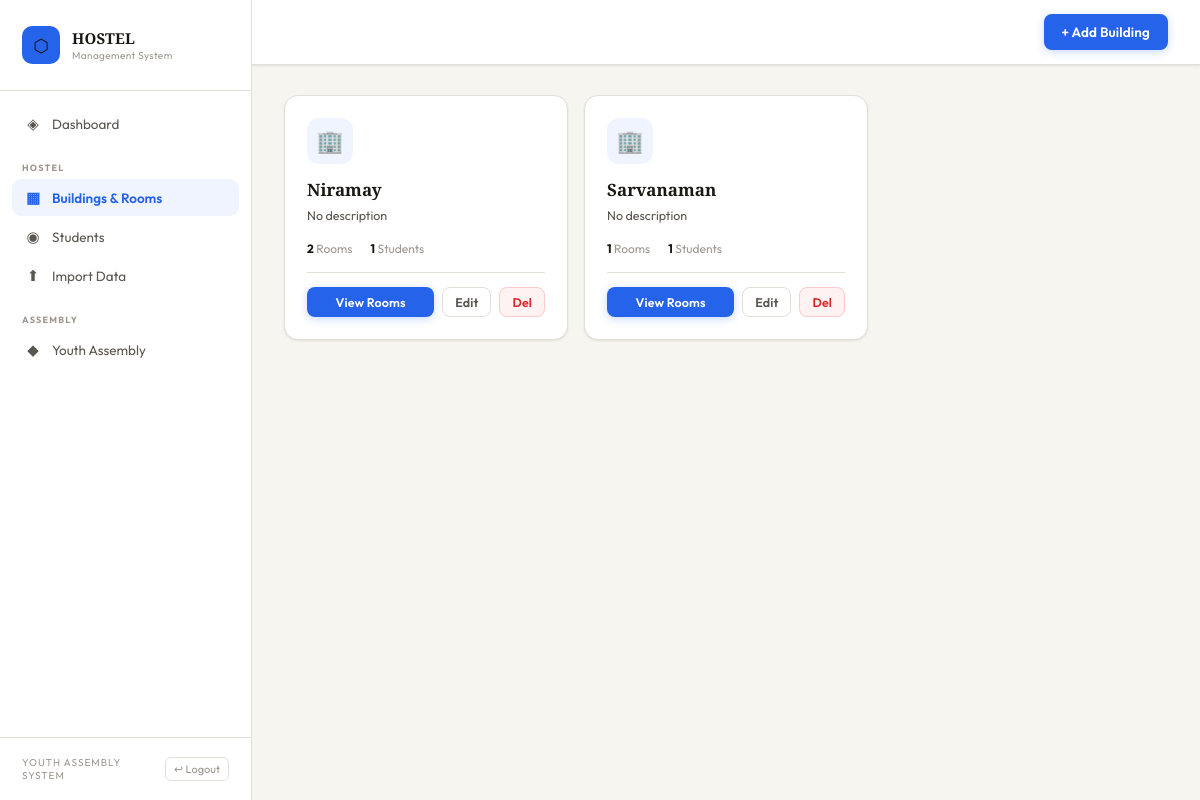
Page /buildings (signed in) on the committed database.
### tables this page shows
CREATE TABLE buildings (
            id INTEGER PRIMARY KEY AUTOINCREMENT,
            name TEXT NOT NULL,
            description TEXT,
            created_at TIMESTAMP DEFAULT CURRENT_TIMESTAMP
        );

### app.py (the view)
@app.route('/buildings')
def buildings():
    conn = get_db()
    buildings = conn.execute('''
        SELECT b.*, COUNT(r.id) as room_count,
        (SELECT COUNT(*) FROM students s JOIN rooms r2 ON s.room_id=r2.id WHERE r2.building_id=b.id) as student_count
        FROM buildings b LEFT JOIN rooms r ON r.building_id=b.id
        GROUP BY b.id ORDER BY b.name
    ''').fetchall()
    conn.close()
    return render_template('buildings.html', buildings=buildings)

### app.py (called while the page is built)
@app.before_request
def auth_guard():
    ep = request.endpoint
    if not ep or ep in PUBLIC_ROUTES:
        return
    is_admin     = session.get('admin')
    is_volunteer = session.get('volunteer')
    if is_volunteer and not is_admin:
        if ep not in VOLUNTEER_ALLOWED:
            return redirect(url_for('volunteer_dashboard'))
        return
    if not is_admin and not is_volunteer:
        if ep not in VOLUNTEER_ALLOWED:
            return redirect(url_for('admin_login'))

def get_db():
    conn = sqlite3.connect(DB)
    conn.row_factory = sqlite3.Row
    return conn

### templates/buildings.html (shortened to what this page needs)
{% extends 'base.html' %} {% block title %}Buildings{% endblock %}  {% block topbar_actions %}
<a href="{{ url_for('add_building') }}" class="btn btn-primary"
  >+ Add Building</a
>
{% endblock %} {% block content %} {% if buildings %}
<div class="building-grid">
  {% for b in buildings %}
  <div class="building-card">
    <span class="building-icon">🏢</span>
    <div class="building-name">{{ b.name }}</div>
    <div class="building-desc">{{ b.description or 'No description' }}</div>
    <div class="building-meta">
      <div class="building-meta-item">
        <span>{{ b.room_count }}</span> Rooms
      </div>
      <div class="building-meta-item">
        <span>{{ b.student_count }}</span> Students
      </div>
    </div>
    <div class="building-actions">
      <a
        href="{{ url_for('rooms', bid=b.id) }}"
        class="btn btn-primary btn-sm"
        style="flex: 1; justify-content: center"
        >View Rooms</a
      >
      <a
        href="{{ url_for('edit_building', id=b.id) }}"
        class="btn btn-secondary btn-sm"
        >Edit</a
      >
      <form
        method="POST"
        action="{{ url_for('delete_building', id=b.id) }}"
        class="confirm-delete"
      >
        <button type="submit" class="btn btn-danger btn-sm">Del</button>
      </form>
    </div>
  </div>
  {% endfor %}
</div>
{% endif %} {% endblock %}

### static/css/style.css (style rules this page uses)
:root { --bg: #f7f5f0; --bg2: #ffffff; --bg3: #f2f0eb; --bg4: #e8e5de; --border: #e2dfd7; --border2: #d0ccc2; --accent: #2563eb; --accent-light: #eff4ff; --accent2: #1d4ed8; --text: #1a1814; --text2: #5a5650; --text3: #9c9890; --red: #dc2626; --red-light: #fef2f2; --green: #16a34a; --green-light: #f0fdf4; --orange: #ea580c; --orange-light: #fff7ed; --purple: #7c3aed; --purple-light: #f5f3ff; --shadow-sm: 0 1px 3px rgba(0, 0, 0, 0.06), 0 1px 2px rgba(0, 0, 0, 0.04); --shadow: 0 4px 12px rgba(0, 0, 0, 0.08), 0 2px 4px rgba(0, 0, 0, 0.04); --shadow-lg: 0 12px 40px rgba(0, 0, 0, 0.1), 0 4px 12px rgba(0, 0, 0, 0.06); --radius: 14px; --radius-sm: 8px; --sidebar-w: 252px; }
*, *::before, *::after { margin: 0; padding: 0; box-sizing: border-box; }
html { overflow-x: hidden; }
body { font-family: "Outfit", sans-serif; background: var(--bg); color: var(--text); min-height: 100vh; font-size: 14px; -webkit-font-smoothing: antialiased; overflow-x: hidden; }
.btn { display: inline-flex; align-items: center; gap: 6px; padding: 9px 18px; border-radius: var(--radius-sm); border: none; cursor: pointer; font-family: "Outfit", sans-serif; font-size: 13.5px; font-weight: 600; text-decoration: none; transition: all 0.18s; letter-spacing: 0.01em; white-space: nowrap; flex-shrink: 0; }
.btn-primary { background: var(--accent); color: #fff; box-shadow: 0 2px 8px rgba(37, 99, 235, 0.25); }
.btn-secondary { background: var(--bg2); color: var(--text2); border: 1.5px solid var(--border); }
.btn-danger { background: var(--red-light); color: var(--red); border: 1.5px solid #fecaca; }
.btn-sm { padding: 6px 12px; font-size: 12.5px; }
.building-grid { display: grid; grid-template-columns: repeat(auto-fill, minmax(260px, 1fr)); gap: 16px; }
.building-card { background: var(--bg2); border: 1.5px solid var(--border); border-radius: var(--radius); padding: 22px; transition: all 0.2s; box-shadow: var(--shadow-sm); }
.building-icon { width: 46px; height: 46px; background: var(--accent-light); border-radius: 12px; display: flex; align-items: center; justify-content: center; font-size: 22px; margin-bottom: 14px; }
.building-name { font-family: "Playfair Display", serif; font-size: 17px; font-weight: 700; margin-bottom: 5px; }
.building-desc { font-size: 12.5px; color: var(--text2); margin-bottom: 16px; line-height: 1.5; }
.building-meta { display: flex; gap: 18px; flex-wrap: wrap; }
.building-meta-item { font-size: 12px; color: var(--text3); }
.building-meta-item span { color: var(--text); font-weight: 700; }
.building-actions { display: flex; gap: 8px; margin-top: 16px; padding-top: 14px; border-top: 1.5px solid var(--border); flex-wrap: wrap; }

### rows in the picture
buildings: name "Niramay", description "No description", room_count "2", student_count "1"
buildings: name "Sarvanaman", description "No description", room_count "1", student_count "1"
